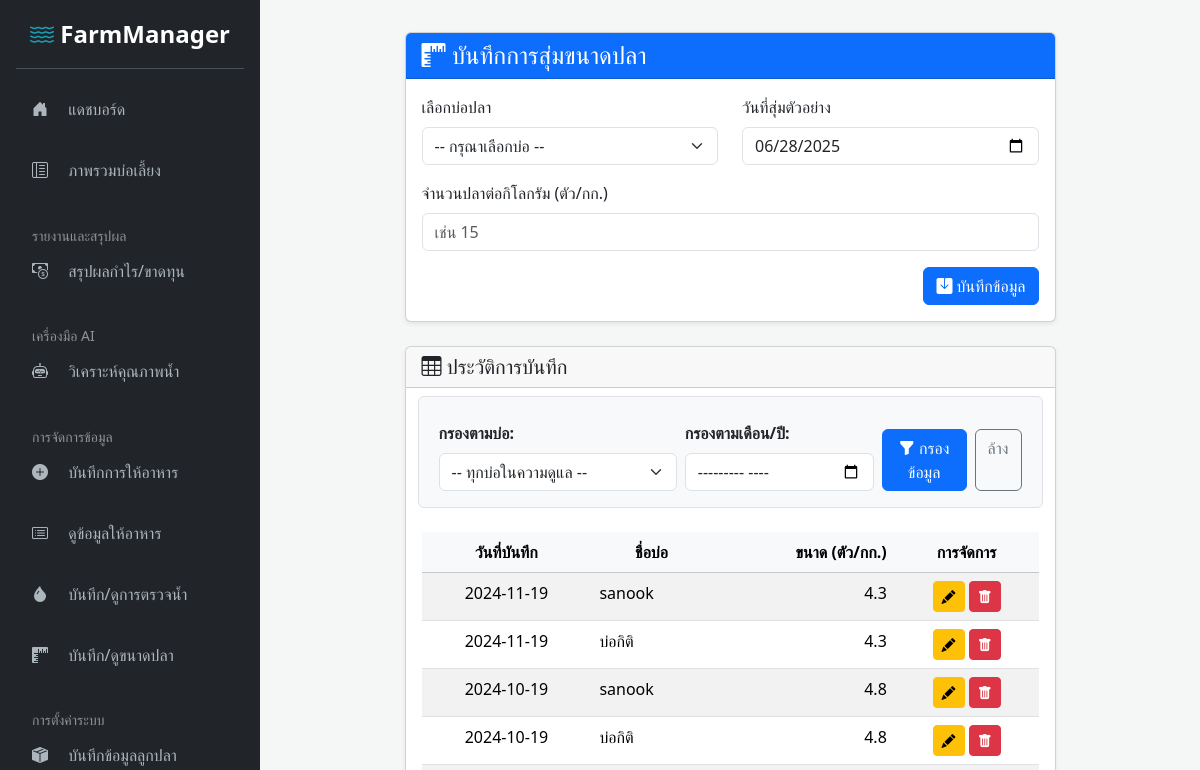
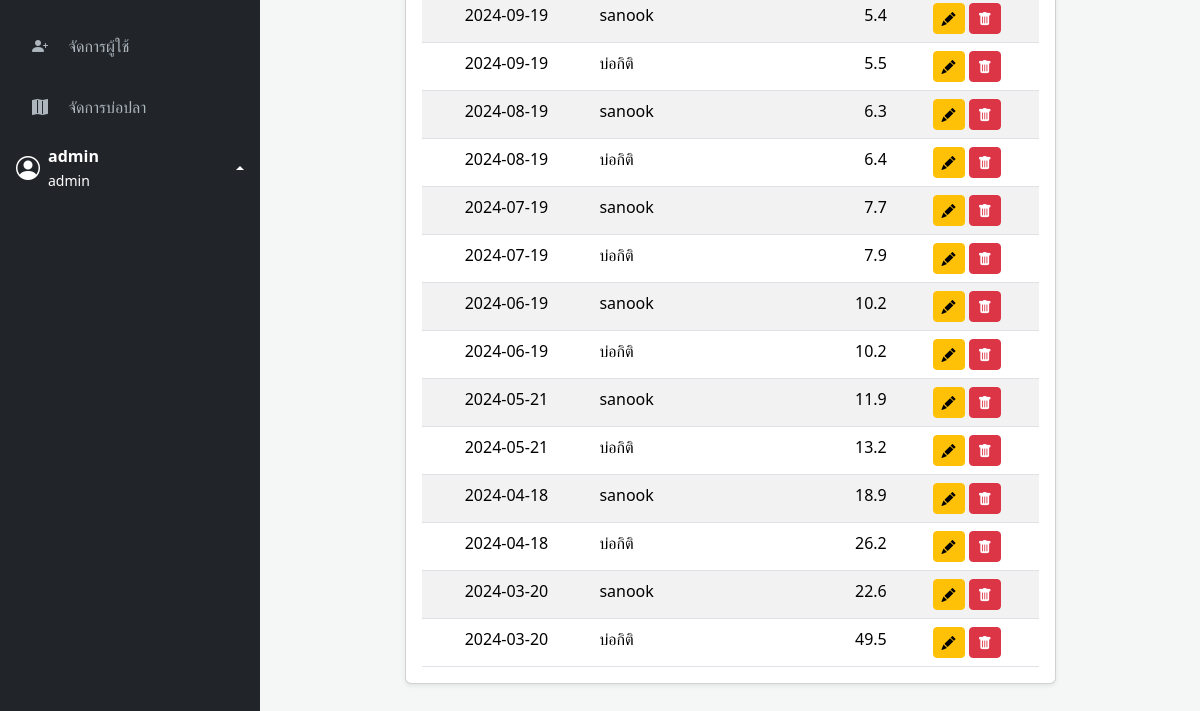
/add_fish_size.php (signed in), run on an earlier commit of the app's database (2 pictures, top to bottom).
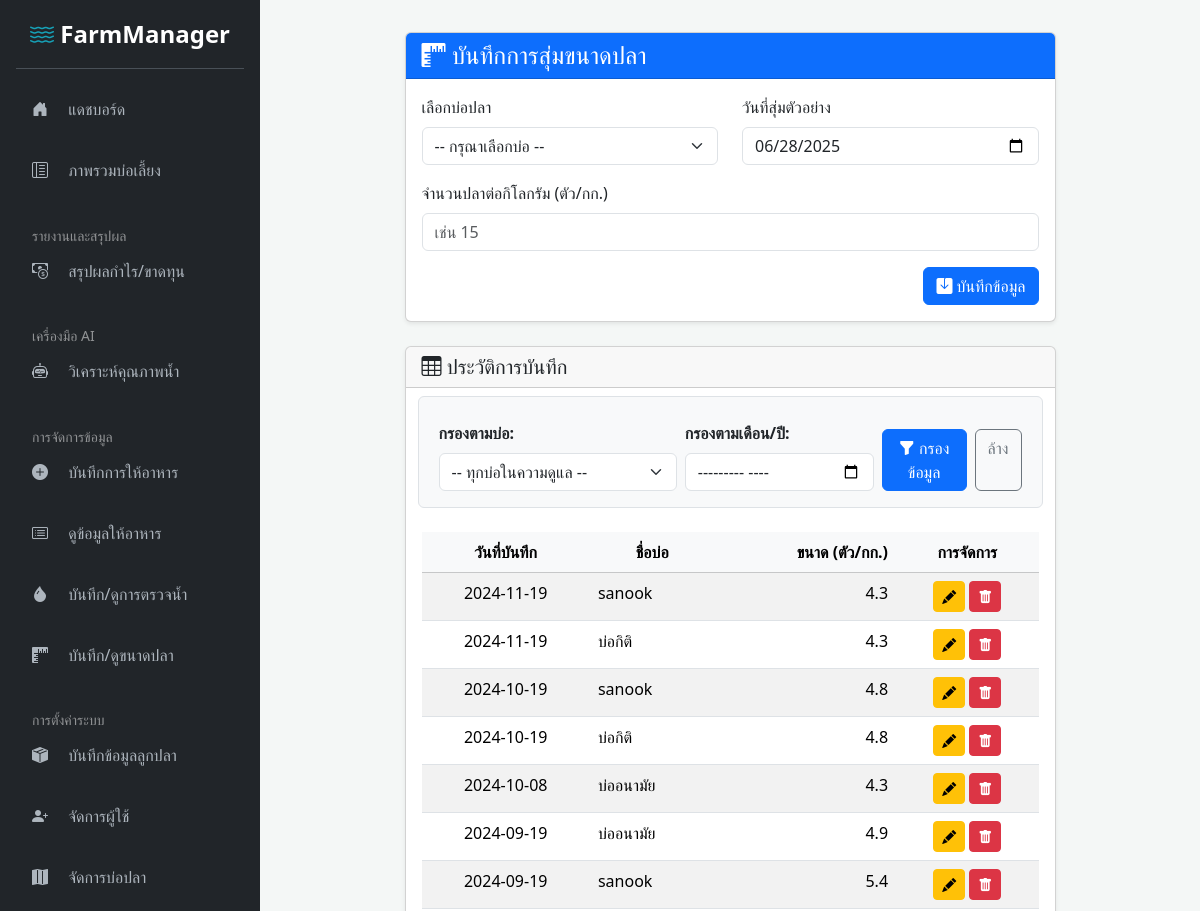
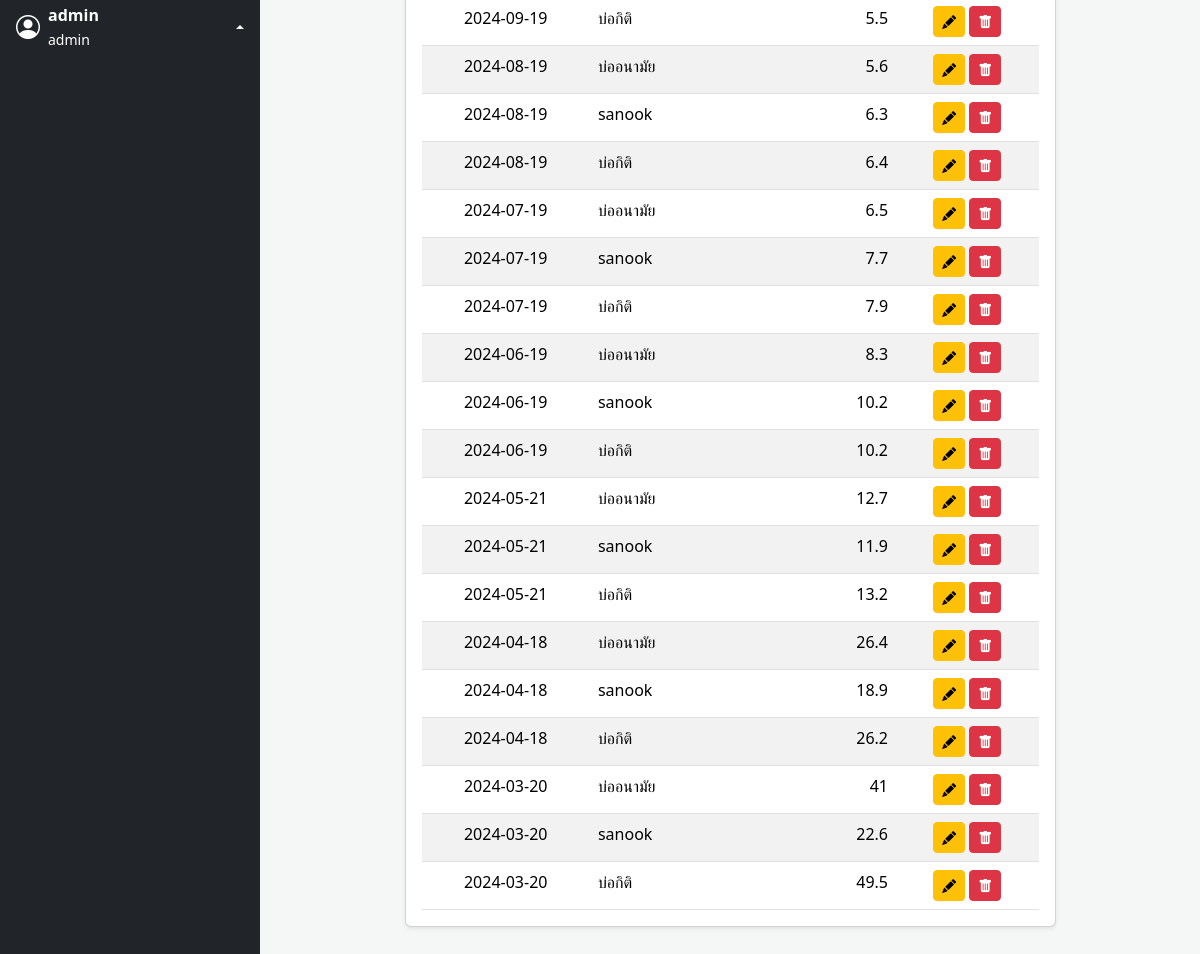
And on a later commit of the database (2 pictures, top to bottom).
### tables this page shows
CREATE TABLE `fish_sizes` (
  `id` int(11) NOT NULL,
  `pond_id` int(11) NOT NULL,
  `record_date` date NOT NULL,
  `fish_count` float NOT NULL
);

CREATE TABLE `ponds` (
  `id` int(11) NOT NULL,
  `name` varchar(100) NOT NULL,
  `size_rai` float NOT NULL
);

### add_fish_size.php (the view, shortened to what the changed rows need)
<?php
include 'templates/sidebar_header.php';
$params = [];
$where_sql = "";
$sql_records = "
    SELECT r.*, p.name AS pond_name
    FROM fish_sizes r
    JOIN ponds p ON r.pond_id = p.id
    $where_sql
    ORDER BY r.record_date DESC, r.id DESC
";
$stmt_records = $conn->prepare($sql_records);
$stmt_records->execute($params);
$records = $stmt_records->fetchAll(PDO::FETCH_ASSOC);
?>
<div class="row justify-content-center">
    <div class="col-lg-10 col-xl-9">
        <div class="card shadow-sm">
            <div class="card-body">
                <div class="table-responsive">
                    <table class="table table-striped table-hover mb-0">
                        <thead class="table-light">
                            <tr class="text-center">
                                <th>วันที่บันทึก</th>
                                <th>ชื่อบ่อ</th>
                                <th class="text-end">ขนาด (ตัว/กก.)</th>
                                <?php if ($userRole === 'admin'): ?>
                                    <th>การจัดการ</th>
                                <?php endif; ?>
                            </tr>
                        </thead>
                        <tbody>
                            <?php if (count($records) > 0): ?>
                                <?php foreach ($records as $row): ?>
                                    <tr>
                                        <td class="text-center"><?= htmlspecialchars($row['record_date']) ?></td>
                                        <td><?= htmlspecialchars($row['pond_name']) ?></td>
                                        <td class="text-end"><?= htmlspecialchars($row['fish_count']) ?></td>
                                        <?php if ($userRole === 'admin'): ?>
                                        <td class="text-center">
                                            <a href="edit_fish_size.php?id=<?= $row['id'] ?>" class="btn btn-warning btn-sm" title="แก้ไข">
                                                <i class="bi bi-pencil-fill"></i>
                                            </a>
                                            <a href="add_fish_size.php?delete_id=<?= $row['id'] ?>" class="btn btn-danger btn-sm" title="ลบ" onclick="return confirm('คุณแน่ใจว่าต้องการลบข้อมูลนี้?');">
                                                <i class="bi bi-trash-fill"></i>
                                            </a>
                                        </td>
                                        <?php endif; ?>
                                    </tr>
                                <?php endforeach; ?>
                            <?php else: ?>
                                <tr><td colspan="<?= $userRole === 'admin' ? '4' : '3' ?>" class="text-center text-muted p-4">ไม่พบข้อมูลตามเงื่อนไขที่เลือก</td></tr>
                            <?php endif; ?>
                        </tbody>
                    </table>
                </div>
            </div>
        </div>
    </div>
</div>
<?php
include 'templates/sidebar_footer.php';
?>

What changed in the data, as far as the page shows it:
added fish_sizes: record_date "2024-10-08", pond.name "บ่ออนามัย", fish_count "4.3"
added fish_sizes: record_date "2024-09-19", pond.name "บ่ออนามัย", fish_count "4.9"
added fish_sizes: record_date "2024-08-19", pond.name "บ่ออนามัย", fish_count "5.6"
added fish_sizes: record_date "2024-07-19", pond.name "บ่ออนามัย", fish_count "6.5"
added fish_sizes: record_date "2024-06-19", pond.name "บ่ออนามัย", fish_count "8.3"
added fish_sizes: record_date "2024-05-21", pond.name "บ่ออนามัย", fish_count "12.7"
added fish_sizes: record_date "2024-04-18", pond.name "บ่ออนามัย", fish_count "26.4"
added fish_sizes: record_date "2024-03-20", pond.name "บ่ออนามัย", fish_count "41"
